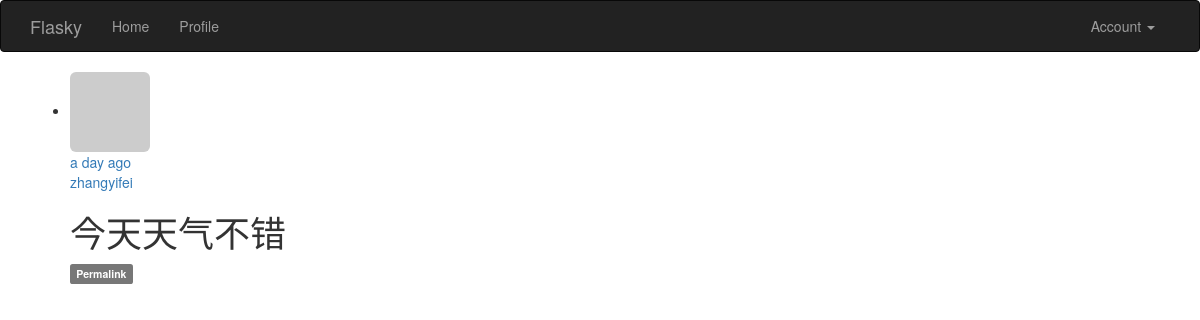
The app's page /post/101 (signed in) with its own data.
### app/models.py (models this page shows, shortened)
class Post(db.Model):
    __tablename__ = 'posts'
    id = db.Column(db.Integer, primary_key=True)
    body = db.Column(db.Text)
    body_html = db.Column(db.Text)
    timestamp = db.Column(db.DateTime, index=True, default=datetime.utcnow)
    author_id = db.Column(db.Integer, db.ForeignKey('users.id'))

class User(UserMixin, db.Model):
    __tablename__ = 'users'
    id = db.Column(db.Integer, primary_key=True)
    email = db.Column(db.String(64), unique=True, index=True)
    username = db.Column(db.String(64), unique=True, index=True)
    role_id = db.Column(db.Integer, db.ForeignKey('roles.id'))
    password_hash = db.Column(db.String(128))
    confirmed = db.Column(db.Boolean, default=False)
    name = db.Column(db.String(64))
    location = db.Column(db.String(64))
    about_me = db.Column(db.Text())
    member_since = db.Column(db.DateTime(), default=datetime.utcnow)
    last_seen = db.Column(db.DateTime(), default=datetime.utcnow)
    avatar_hash = db.Column(db.String(32))
    posts = db.relationship('Post', backref='author', lazy='dynamic')
    followed = db.relationship('Follow',
                               foreign_keys=[Follow.follower_id],
                               backref=db.backref('follower', lazy='joined'),
                               lazy='dynamic',
                               cascade='all, delete-orphan')
    followers = db.relationship('Follow',
                                foreign_keys=[Follow.followed_id],
                                backref=db.backref('followed', lazy='joined'),
                                lazy='dynamic',
                                cascade='all, delete-orphan')
    @property
    def password(self):
        raise AttributeError('password is not a readable attribute')
    def can(self, perm):
        return self.role is not None and self.role.has_permission(perm)
    def is_administrator(self):
        return self.can(Permission.ADMINISTER)
    def ping(self):
        self.last_seen = datetime.utcnow()
        db.session.add(self)
    def gravatar(self, size=100, default='identicon', rating='g'):
        url = 'https://secure.gravatar.com/avatar'
        hash = self.avatar_hash or self.gravatar_hash()
        return '{url}/{hash}?s={size}&d={default}&r={rating}'.format(
            url=url, hash=hash, size=size, default=default, rating=rating)

### app/main/views.py (the view)
@main.route('/post/<int:id>')
def post(id):
    post = Post.query.get_or_404(id)
    return render_template('post.html', posts=[post])

### app/auth/views.py (called while the page is built)
@auth.before_app_request
def before_request():
    if current_user.is_authenticated:
        current_user.ping()
        if not current_user.confirmed \
                and request.endpoint[:5] != 'auth.':
            return redirect(url_for('auth.unconfirmed'))

### app/main/__init__.py (called while the page is built)
@main.app_context_processor
def inject_permissions():
    return dict(Permission=Permission)

### app/models.py (called while the page is built)
@login_manager.user_loader
def load_user(user_id):
    return User.query.get(int(user_id))

    def has_permission(self, perm):
        return self.permissions & perm == perm

### app/templates/post.html (shortened to what this page needs)
{% extends "base.html" %}
{% block page_content %}
{% include "_posts.html" %}
{% endblock %}

### app/templates/_posts.html (shortened to what this page needs)
<ul class="posts">
    {% for post in posts %}
    <li class="post">
        <div class="post-thumbnail">
            <a href="{{ url_for('.user', username=post.author.username) }}">
                <img class="img-rounded profile-thumbnail"
                     src="{{ post.author.gravatar(size=40) }}"
            </a>
        </div>
        <div class="page-content">
            <div class="post-date">{{ moment(post.timestamp).fromNow() }}</div>
            <div class="post-author">
                <a href="{{ url_for('.user', username=post.author.username) }}">
                    {{ post.author.username }}
                </a>
            </div>
            <div class="post-body">
                {% if post.body_html %}
                {{ post.body_html | safe }}
                {% else %}
                {{ post.body }}
                {% endif %}
            </div>
            <div class="post-footer">
                <a href="{{ url_for('.post', id=post.id) }}">
                    <span class="label label-default">Permalink</span>
                </a>
            </div>
        </div>
    </li>
    {% endfor %}
</ul>

### records on screen
Post: timestamp "a day ago", author.username "zhangyifei", body_html "今天天气不错"
